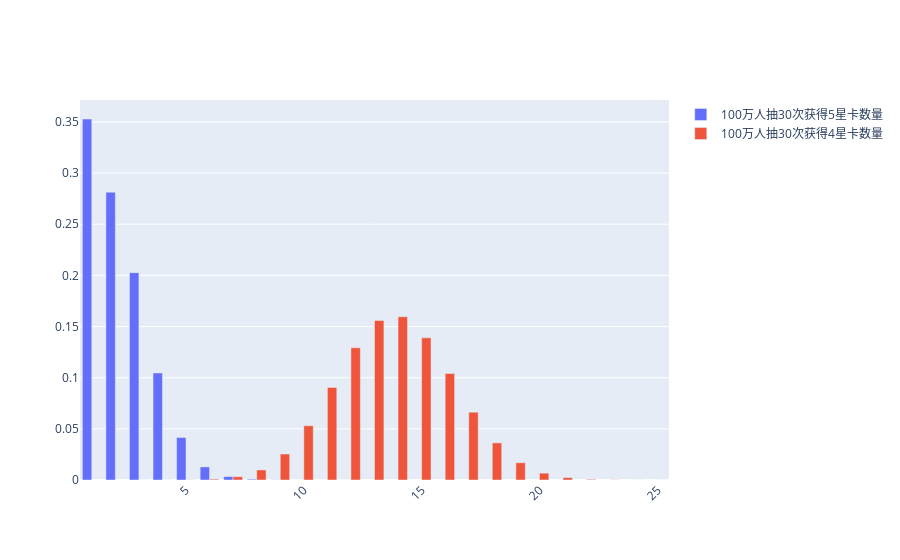

The code cell stored with this chart in its notebook:
### Code cell
showBars(['100万人抽30次获得5星卡数量', '100万人抽30次获得4星卡数量'], [map5, map4], randcards2TotalNums)

### Figure 1 — Plotly figure (JSON) as saved in the notebook; plotly's stock layout.template omitted (floating-point values rounded to 4 significant figures)
{"data": [{"name": "100万人抽30次获得5星卡数量", "type": "bar", "x": [4, 2, 1, 3, 6, 5, 7, 8, 9, 10, 11, 12], "y": [0.1046, 0.2813, 0.3528, 0.2027, 0.01281, 0.0415, 0.00332, 0.000781, 0.000138, 2.2e-05, 1e-06, 1e-06]}, {"name": "100万人抽30次获得4星卡数量", "type": "bar", "x": [12, 11, 15, 16, 18, 14, 13, 21, 10, 8, 19, 17, 9, 20, 7, 6, 5, 24, 22, 4, 23, 25, 3], "y": [0.1293, 0.09049, 0.1389, 0.1041, 0.03628, 0.1595, 0.156, 0.002341, 0.05304, 0.009827, 0.01688, 0.06626, 0.02539, 0.006671, 0.003214, 0.000817, 0.000138, 2.9e-05, 0.000622, 2.2e-05, 0.000144, 6e-06, 1e-06]}], "layout": {"barmode": "group", "xaxis": {"tickangle": -45}}}
